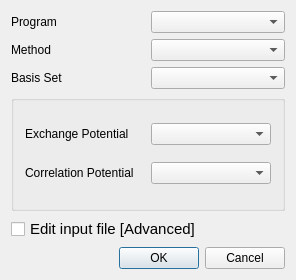
<?xml version="1.0" encoding="UTF-8"?>
<ui version="4.0">
 <class>WavefunctionCalculationDialog</class>
 <widget class="QDialog" name="WavefunctionCalculationDialog">
  <property name="geometry">
   <rect>
    <x>0</x>
    <y>0</y>
    <width>296</width>
    <height>280</height>
   </rect>
  </property>
  <property name="sizePolicy">
   <sizepolicy hsizetype="Minimum" vsizetype="Minimum">
    <horstretch>0</horstretch>
    <verstretch>0</verstretch>
   </sizepolicy>
  </property>
  <property name="windowTitle">
   <string>Wavefunction Calculation</string>
  </property>
  <layout class="QVBoxLayout">
   <item>
    <layout class="QGridLayout" name="gridLayout_3">
     <item row="0" column="1">
      <widget class="QComboBox" name="programCombobox"/>
     </item>
     <item row="2" column="1">
      <widget class="QComboBox" name="basissetCombobox"/>
     </item>
     <item row="2" column="0">
      <widget class="QLabel" name="TextLabel3">
       <property name="text">
        <string>Basis Set</string>
       </property>
       <property name="wordWrap">
        <bool>false</bool>
       </property>
      </widget>
     </item>
     <item row="0" column="0">
      <widget class="QLabel" name="label">
       <property name="text">
        <string>Program</string>
       </property>
      </widget>
     </item>
     <item row="1" column="0">
      <widget class="QLabel" name="label_2">
       <property name="text">
        <string>Method</string>
       </property>
      </widget>
     </item>
     <item row="1" column="1">
      <widget class="QComboBox" name="methodCombobox"/>
     </item>
    </layout>
   </item>
   <item>
    <widget class="QGroupBox" name="DFTOptions">
     <property name="enabled">
      <bool>true</bool>
     </property>
     <property name="title">
      <string/>
     </property>
     <layout class="QGridLayout" name="gridLayout">
      <item row="0" column="0">
       <widget class="QLabel" name="textLabel2">
        <property name="text">
         <string>Exchange Potential</string>
        </property>
        <property name="wordWrap">
         <bool>false</bool>
        </property>
       </widget>
      </item>
      <item row="0" column="1">
       <widget class="QComboBox" name="exchangeCombobox">
        <property name="editable">
         <bool>false</bool>
        </property>
       </widget>
      </item>
      <item row="1" column="0">
       <widget class="QLabel" name="textLabel3">
        <property name="text">
         <string>Correlation Potential</string>
        </property>
        <property name="wordWrap">
         <bool>false</bool>
        </property>
       </widget>
      </item>
      <item row="1" column="1">
       <widget class="QComboBox" name="correlationCombobox"/>
      </item>
     </layout>
    </widget>
   </item>
   <item>
    <layout class="QHBoxLayout">
     <item>
      <widget class="QCheckBox" name="editInputFileCheckbox">
       <property name="font">
        <font>
         <pointsize>11</pointsize>
        </font>
       </property>
       <property name="text">
        <string>Edit input file [Advanced]</string>
       </property>
       <property name="checked">
        <bool>false</bool>
       </property>
      </widget>
     </item>
     <item>
      <spacer name="Spacer23">
       <property name="orientation">
        <enum>Qt::Horizontal</enum>
       </property>
       <property name="sizeType">
        <enum>QSizePolicy::Expanding</enum>
       </property>
       <property name="sizeHint" stdset="0">
        <size>
         <width>81</width>
         <height>0</height>
        </size>
       </property>
      </spacer>
     </item>
    </layout>
   </item>
   <item>
    <widget class="QDialogButtonBox" name="buttonBox">
     <property name="standardButtons">
      <set>QDialogButtonBox::Cancel|QDialogButtonBox::Ok</set>
     </property>
    </widget>
   </item>
  </layout>
 </widget>
 <layoutdefault spacing="6" margin="11"/>
 <resources/>
 <connections>
  <connection>
   <sender>buttonBox</sender>
   <signal>accepted()</signal>
   <receiver>WavefunctionCalculationDialog</receiver>
   <slot>accept()</slot>
   <hints>
    <hint type="sourcelabel">
     <x>147</x>
     <y>381</y>
    </hint>
    <hint type="destinationlabel">
     <x>147</x>
     <y>200</y>
    </hint>
   </hints>
  </connection>
  <connection>
   <sender>buttonBox</sender>
   <signal>rejected()</signal>
   <receiver>WavefunctionCalculationDialog</receiver>
   <slot>reject()</slot>
   <hints>
    <hint type="sourcelabel">
     <x>147</x>
     <y>381</y>
    </hint>
    <hint type="destinationlabel">
     <x>147</x>
     <y>200</y>
    </hint>
   </hints>
  </connection>
 </connections>
</ui>
